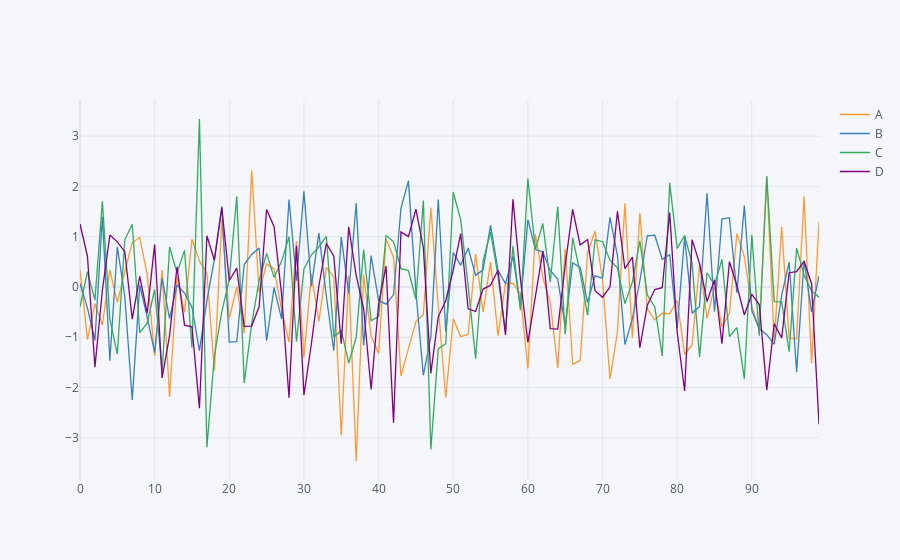

This figure's notebook cell:
### Code cell
df2 = pd.DataFrame({"category": ['A','B','C'], 'Values': [32,43,50]})
df.iplot()
